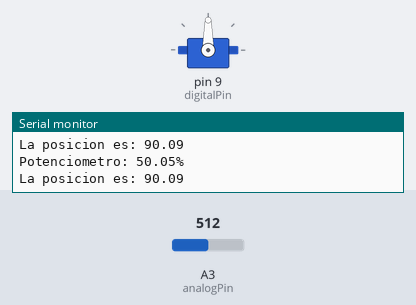
This sketch was run on a simulated Arduino Uno, built with avr-gcc and run on an emulated ATmega328P. On the bench: servo, the last lines printed to the serial monitor. The inputs (shaded band) are chosen by the test bench; at power-on: A3 (analogPin) = 512.

Above: at 1.2 s.
1.3 s: A3 (analogPin) set to 108
At 1.8 s:
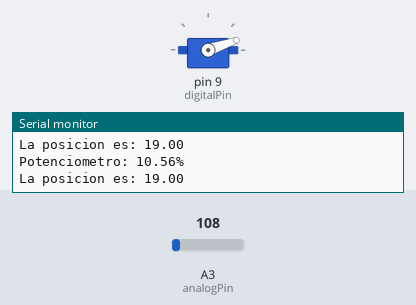
2.8 s: A3 (analogPin) set to 91
At 3.5 s:
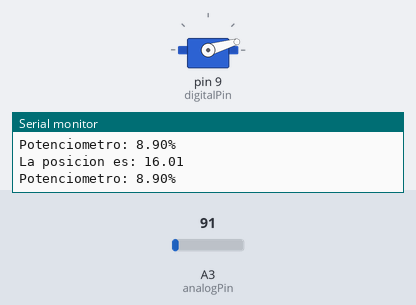
4.3 s: A3 (analogPin) set to 122
At 4.6 s:
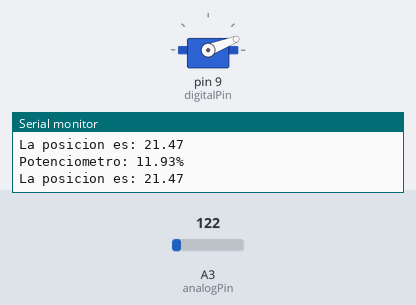
5.8 s: A3 (analogPin) set to 554
At 6.9 s:
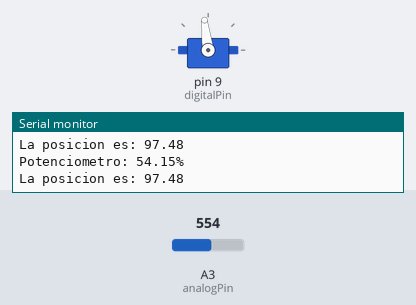
8.8 s: A3 (analogPin) set to 578
At 9.1 s:
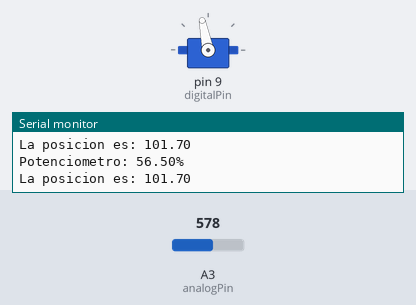
10.3 s: A3 (analogPin) set to 1005
At 10.8 s:
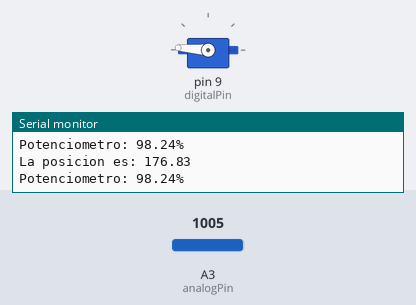
11.8 s: A3 (analogPin) set to 1023
Timing chart, 0 to 14.3 s (numbered marks = the images above; inputs shaded):
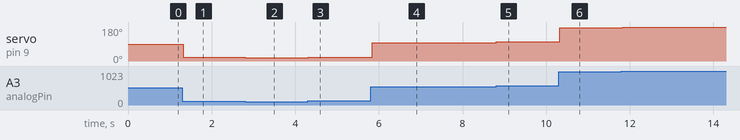

The sketch:

ej6_ServoPotenciometro.ino
```cpp
/*
 ------------ LUCAS CRESPO - TPMMEE EJERCICIO 3 ARDUINO ------------
 Este programa regula el giro de un servomotor (0-180º) en funcion de
 los valores leidos por un potenciometro a través de una entrada analógica.
 -------------------------------------------------------------------

 Para modificar los valores de entrada analógica, haremos circular 5V
 a través de un potenciómetro.
 Variar el potenciómetro resultará en distintos valores de entrada.

 El servo se controla empleando salidas de datos digitales.

*/


#include <Servo.h>
Servo Servo1;  // Crear objeto servo (hasta 12 en muchas placas)

// -- DECLARIACIÓN DE PINES DEL ARDUINO
int analogPin = 3;         // Pin de lectura analógica. Devuelve valores de 0-1023. El pin central del potenciometro se conecta aquí; los otros dos a GND y Vcc.
int digitalPin = 9;        // Pin de salida digital. El cable amarillo del servo se conecta aquí; los otros dos a GND (marron) y Vcc (rojo).

// -- INICIALIZACIÓN DE VARIABLES
int AnalogREAD = 0;        // Variable de lectura de entrada analógica
float POSICION = 0;        // Variable de grados de giro del potenciometro
double GIRO = 0;           // Variable de incrementos de giro para cada valor del potenciometro
double ANALOG_MAX = 1023;  // Variable de valor máximo registrado en la entrada analógica
double GRADOS_MAX = 180;   // Varaible de grados máximos que puede girar el potenciometro
int TIME = 5;              // Variable de delay en mili segundos
float PORCENTAJE = 0 ;     // Variable de % de potencia del potenciometro

// -- DECLARACIÓN DE CONDICIONES INICIALES
void setup() {

  Serial.begin(9600);                    // Iniciar comunicación entre arduino y ordenador a 9600 bits por segundo
  GIRO = GRADOS_MAX  / ANALOG_MAX;       // Calculo de incrementos de giro para cada valor del potenciometro
  Servo1.attach(digitalPin);             // Establecer el pin digital 9 como salida de control digital para el servo

}

// -- LOOP INFINITO; PROGRAMA PRINCIPAL
void loop() {

  AnalogREAD = analogRead(analogPin);    // Guardar la lectura del potenciometro en una varible que cambia en cada vuelta de bucle
  POSICION = AnalogREAD * GIRO;          // Grados de giro del potenciometro, cambia cada vuelta de bucle
  PORCENTAJE = AnalogREAD / ANALOG_MAX * 100;
  Servo1.write(POSICION);                // Le dice al servo la posición en la que colocarse
  delay(TIME);                           // Espera 5 ms despues de cada movimiento del servo
  Serial.print("Potenciometro: ");       // Imprime en el monitor el % de potencia
  Serial.print(PORCENTAJE);
  Serial.println("%");
  Serial.print("La posicion es: ");      // Imprime en el monitor los grados que gira en cada vuelta de bucle
  Serial.println(POSICION);


}
```

Measured:
- after the input at 1.3 s, servo on pin 9 (digitalPin): 90° → 19° at once
- after the input at 2.8 s, servo on pin 9 (digitalPin): 19° → 16° at once
- after the input at 4.3 s, servo on pin 9 (digitalPin): 16° → 21° at once
- after the input at 5.8 s, servo on pin 9 (digitalPin): 21° → 97° at once
- after the input at 8.8 s, servo on pin 9 (digitalPin): 97° → 101° at once
- after the input at 10.3 s, servo on pin 9 (digitalPin): 101° → 176° at once
- after the input at 11.8 s, servo on pin 9 (digitalPin): 176° → 180° at once
